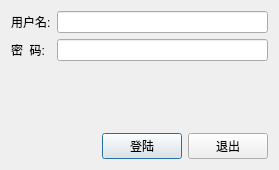
<?xml version="1.0" encoding="UTF-8"?>
<ui version="4.0">
 <class>LoginDialog</class>
 <widget class="QDialog" name="LoginDialog">
  <property name="geometry">
   <rect>
    <x>0</x>
    <y>0</y>
    <width>279</width>
    <height>170</height>
   </rect>
  </property>
  <property name="windowTitle">
   <string>Dialog</string>
  </property>
  <layout class="QVBoxLayout" name="verticalLayout">
   <item>
    <layout class="QFormLayout" name="formLayout">
     <item row="0" column="0">
      <widget class="QLabel" name="label">
       <property name="text">
        <string>用户名:</string>
       </property>
      </widget>
     </item>
     <item row="0" column="1">
      <widget class="QLineEdit" name="lineEdit_LoginUser"/>
     </item>
     <item row="1" column="0">
      <widget class="QLabel" name="label_2">
       <property name="text">
        <string>密  码:</string>
       </property>
      </widget>
     </item>
     <item row="1" column="1">
      <widget class="QLineEdit" name="lineEdit_LoginPass">
       <property name="echoMode">
        <enum>QLineEdit::Password</enum>
       </property>
      </widget>
     </item>
    </layout>
   </item>
   <item>
    <spacer name="verticalSpacer">
     <property name="orientation">
      <enum>Qt::Vertical</enum>
     </property>
     <property name="sizeHint" stdset="0">
      <size>
       <width>20</width>
       <height>40</height>
      </size>
     </property>
    </spacer>
   </item>
   <item>
    <layout class="QHBoxLayout" name="horizontalLayout">
     <item>
      <spacer name="horizontalSpacer">
       <property name="orientation">
        <enum>Qt::Horizontal</enum>
       </property>
       <property name="sizeHint" stdset="0">
        <size>
         <width>40</width>
         <height>20</height>
        </size>
       </property>
      </spacer>
     </item>
     <item>
      <widget class="QPushButton" name="pushButton_Login">
       <property name="text">
        <string>登陆</string>
       </property>
      </widget>
     </item>
     <item>
      <widget class="QPushButton" name="pushButton_Cancel">
       <property name="text">
        <string>退出</string>
       </property>
      </widget>
     </item>
    </layout>
   </item>
  </layout>
 </widget>
 <resources/>
 <connections/>
</ui>
